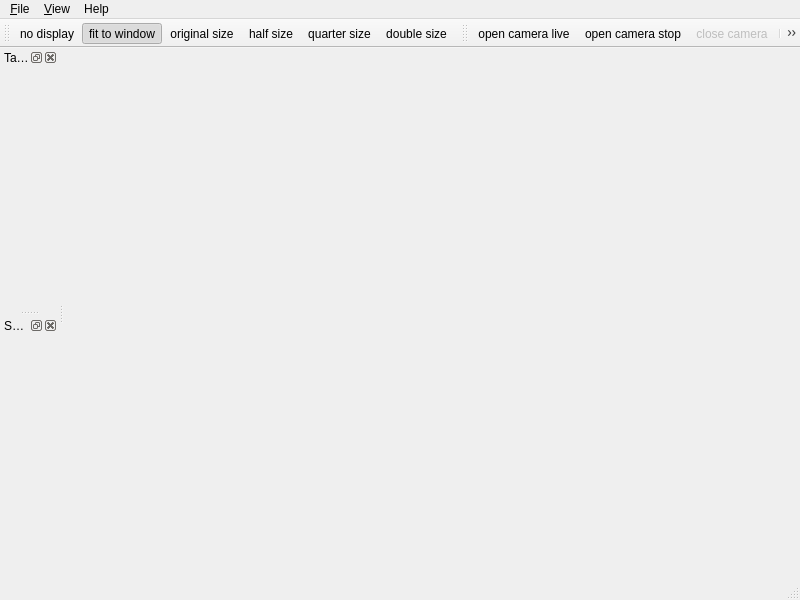
<?xml version="1.0" encoding="UTF-8"?>
<ui version="4.0">
 <class>MainviewClass</class>
 <widget class="QMainWindow" name="MainviewClass">
  <property name="enabled">
   <bool>true</bool>
  </property>
  <property name="geometry">
   <rect>
    <x>0</x>
    <y>0</y>
    <width>800</width>
    <height>600</height>
   </rect>
  </property>
  <property name="windowTitle">
   <string>CPS Client</string>
  </property>
  <property name="windowIcon">
   <iconset resource="../mainview.qrc">
    <normaloff>:/new/prefix1/images/ueye_logo.png</normaloff>:/new/prefix1/images/ueye_logo.png</iconset>
  </property>
  <property name="autoFillBackground">
   <bool>false</bool>
  </property>
  <property name="toolButtonStyle">
   <enum>Qt::ToolButtonIconOnly</enum>
  </property>
  <widget class="QWidget" name="centralwidget"/>
  <widget class="QMenuBar" name="menubar">
   <property name="geometry">
    <rect>
     <x>0</x>
     <y>0</y>
     <width>800</width>
     <height>28</height>
    </rect>
   </property>
   <widget class="QMenu" name="menu_File">
    <property name="title">
     <string>&amp;File</string>
    </property>
    <widget class="QMenu" name="menuLoad_parameter">
     <property name="title">
      <string>&amp;load parameter</string>
     </property>
     <addaction name="actionLoadParamsFromFile"/>
     <addaction name="actionLoadParameterSet"/>
    </widget>
    <widget class="QMenu" name="menuSave_parameter">
     <property name="title">
      <string>&amp;save parameter</string>
     </property>
     <addaction name="actionSaveParameterToFile"/>
     <addaction name="actionSaveParameterSet"/>
    </widget>
    <addaction name="menuLoad_parameter"/>
    <addaction name="menuSave_parameter"/>
    <addaction name="separator"/>
    <addaction name="actionSave_image"/>
    <addaction name="actionLoad_image"/>
    <addaction name="separator"/>
    <addaction name="actionExit"/>
   </widget>
   <widget class="QMenu" name="menu">
    <property name="title">
     <string>Help</string>
    </property>
    <addaction name="actionAbout"/>
    <addaction name="separator"/>
   </widget>
   <widget class="QMenu" name="menuView">
    <property name="title">
     <string>&amp;View</string>
    </property>
    <addaction name="actionDisplay"/>
    <addaction name="separator"/>
    <addaction name="actionView_Fit"/>
    <addaction name="actionOriginal_size"/>
    <addaction name="actionHalf_size"/>
    <addaction name="actionQuarter_size"/>
    <addaction name="actionDouble_size"/>
    <addaction name="separator"/>
    <addaction name="action"/>
    <addaction name="separator"/>
    <addaction name="actionHistogram"/>
    <addaction name="actionImageinfo"/>
   </widget>
   <addaction name="menu_File"/>
   <addaction name="menuView"/>
   <addaction name="menu"/>
  </widget>
  <widget class="QStatusBar" name="statusbar"/>
  <widget class="QToolBar" name="toolBar_display">
   <property name="windowTitle">
    <string>toolBar_2</string>
   </property>
   <attribute name="toolBarArea">
    <enum>TopToolBarArea</enum>
   </attribute>
   <attribute name="toolBarBreak">
    <bool>false</bool>
   </attribute>
   <addaction name="actionDisplay"/>
   <addaction name="actionView_Fit"/>
   <addaction name="actionOriginal_size"/>
   <addaction name="actionHalf_size"/>
   <addaction name="actionQuarter_size"/>
   <addaction name="actionDouble_size"/>
  </widget>
  <widget class="QToolBar" name="toolBar">
   <property name="windowTitle">
    <string>toolBar</string>
   </property>
   <attribute name="toolBarArea">
    <enum>TopToolBarArea</enum>
   </attribute>
   <attribute name="toolBarBreak">
    <bool>false</bool>
   </attribute>
   <addaction name="actionOpenCamera"/>
   <addaction name="actionOpenCameraStop"/>
   <addaction name="actionCloseCamera"/>
   <addaction name="separator"/>
   <addaction name="actionSave_image"/>
   <addaction name="actionLoad_image"/>
   <addaction name="actionProperties"/>
   <addaction name="actionImageinfo"/>
  </widget>
  <widget class="QDockWidget" name="dockWidget">
   <property name="acceptDrops">
    <bool>true</bool>
   </property>
   <property name="toolTip">
    <string>Task List</string>
   </property>
   <property name="autoFillBackground">
    <bool>true</bool>
   </property>
   <property name="windowTitle">
    <string>Task List</string>
   </property>
   <attribute name="dockWidgetArea">
    <number>1</number>
   </attribute>
   <widget class="QWidget" name="dockWidgetContents"/>
  </widget>
  <widget class="QDockWidget" name="dockWidget_2">
   <property name="acceptDrops">
    <bool>true</bool>
   </property>
   <property name="windowIcon">
    <iconset>
     <normaloff>../images/ids_logo.png</normaloff>../images/ids_logo.png</iconset>
   </property>
   <property name="toolTip">
    <string>Sensor Status</string>
   </property>
   <property name="windowTitle">
    <string>Sensor Status</string>
   </property>
   <attribute name="dockWidgetArea">
    <number>1</number>
   </attribute>
   <widget class="QWidget" name="dockWidgetContents_2"/>
  </widget>
  <action name="actionOpenCamera">
   <property name="enabled">
    <bool>true</bool>
   </property>
   <property name="icon">
    <iconset resource="../mainview.qrc">
     <normaloff>:/new/prefix1/images/openplay.png</normaloff>:/new/prefix1/images/openplay.png</iconset>
   </property>
   <property name="text">
    <string>&amp;open camera live</string>
   </property>
   <property name="toolTip">
    <string>open a uEye and start live</string>
   </property>
   <property name="statusTip">
    <string>open a uEye</string>
   </property>
  </action>
  <action name="actionCloseCamera">
   <property name="enabled">
    <bool>false</bool>
   </property>
   <property name="icon">
    <iconset resource="../mainview.qrc">
     <normaloff>:/new/prefix1/images/camclose.png</normaloff>:/new/prefix1/images/camclose.png</iconset>
   </property>
   <property name="text">
    <string>&amp;close camera</string>
   </property>
   <property name="toolTip">
    <string>close a uEye</string>
   </property>
   <property name="statusTip">
    <string>close a uEye</string>
   </property>
  </action>
  <action name="actionSave_image">
   <property name="enabled">
    <bool>true</bool>
   </property>
   <property name="icon">
    <iconset resource="../mainview.qrc">
     <normaloff>:/new/prefix1/images/save.png</normaloff>:/new/prefix1/images/save.png</iconset>
   </property>
   <property name="text">
    <string>save &amp;image</string>
   </property>
  </action>
  <action name="actionAbout">
   <property name="icon">
    <iconset resource="../mainview.qrc">
     <normaloff>:/new/prefix1/images/info.png</normaloff>:/new/prefix1/images/info.png</iconset>
   </property>
   <property name="text">
    <string>&amp;about cps Demo</string>
   </property>
  </action>
  <action name="actionExit">
   <property name="icon">
    <iconset resource="../mainview.qrc">
     <normaloff>:/new/prefix1/images/exit.png</normaloff>:/new/prefix1/images/exit.png</iconset>
   </property>
   <property name="text">
    <string>&amp;exit</string>
   </property>
   <property name="toolTip">
    <string>close the client</string>
   </property>
   <property name="statusTip">
    <string>close the client</string>
   </property>
   <property name="shortcut">
    <string>Alt+Q</string>
   </property>
  </action>
  <action name="actionSnapshot">
   <property name="enabled">
    <bool>true</bool>
   </property>
   <property name="icon">
    <iconset resource="../mainview.qrc">
     <normaloff>:/new/prefix1/images/media_pause.png</normaloff>:/new/prefix1/images/media_pause.png</iconset>
   </property>
   <property name="text">
    <string>&amp;Snapshot</string>
   </property>
   <property name="shortcut">
    <string>Alt+S</string>
   </property>
  </action>
  <action name="actionLive">
   <property name="checkable">
    <bool>true</bool>
   </property>
   <property name="enabled">
    <bool>true</bool>
   </property>
   <property name="icon">
    <iconset resource="../mainview.qrc">
     <normaloff>:/new/prefix1/images/media_play.png</normaloff>:/new/prefix1/images/media_play.png</iconset>
   </property>
   <property name="text">
    <string>Start &amp;live</string>
   </property>
   <property name="toolTip">
    <string>Start/Stop live capture</string>
   </property>
   <property name="shortcut">
    <string>Alt+L</string>
   </property>
  </action>
  <action name="actionMonochrome">
   <property name="checkable">
    <bool>true</bool>
   </property>
   <property name="text">
    <string>monochrome</string>
   </property>
  </action>
  <action name="actionColor">
   <property name="checkable">
    <bool>true</bool>
   </property>
   <property name="text">
    <string>color</string>
   </property>
  </action>
  <action name="actionDisplay">
   <property name="checkable">
    <bool>true</bool>
   </property>
   <property name="enabled">
    <bool>true</bool>
   </property>
   <property name="icon">
    <iconset resource="../mainview.qrc">
     <normaloff>:/new/prefix2/images/display_no.png</normaloff>:/new/prefix2/images/display_no.png</iconset>
   </property>
   <property name="text">
    <string>&amp;no display</string>
   </property>
  </action>
  <action name="actionProperties">
   <property name="enabled">
    <bool>true</bool>
   </property>
   <property name="icon">
    <iconset resource="../mainview.qrc">
     <normaloff>:/new/prefix1/images/properties.png</normaloff>:/new/prefix1/images/properties.png</iconset>
   </property>
   <property name="text">
    <string>&amp;Properties</string>
   </property>
  </action>
  <action name="actionView_Fit">
   <property name="checkable">
    <bool>true</bool>
   </property>
   <property name="checked">
    <bool>true</bool>
   </property>
   <property name="enabled">
    <bool>true</bool>
   </property>
   <property name="icon">
    <iconset resource="../mainview.qrc">
     <normaloff>:/new/prefix2/images/display_fit.png</normaloff>:/new/prefix2/images/display_fit.png</iconset>
   </property>
   <property name="text">
    <string>&amp;fit to window</string>
   </property>
  </action>
  <action name="actionTrigger">
   <property name="checkable">
    <bool>true</bool>
   </property>
   <property name="text">
    <string>&amp;use HW trigger</string>
   </property>
  </action>
  <action name="actionOriginal_size">
   <property name="checkable">
    <bool>true</bool>
   </property>
   <property name="enabled">
    <bool>true</bool>
   </property>
   <property name="icon">
    <iconset resource="../mainview.qrc">
     <normaloff>:/new/prefix2/images/display_1-1.png</normaloff>:/new/prefix2/images/display_1-1.png</iconset>
   </property>
   <property name="text">
    <string>&amp;original size</string>
   </property>
  </action>
  <action name="actionHalf_size">
   <property name="checkable">
    <bool>true</bool>
   </property>
   <property name="enabled">
    <bool>true</bool>
   </property>
   <property name="icon">
    <iconset resource="../mainview.qrc">
     <normaloff>:/new/prefix2/images/display_1-2.png</normaloff>:/new/prefix2/images/display_1-2.png</iconset>
   </property>
   <property name="text">
    <string>&amp;half size</string>
   </property>
  </action>
  <action name="actionQuarter_size">
   <property name="checkable">
    <bool>true</bool>
   </property>
   <property name="enabled">
    <bool>true</bool>
   </property>
   <property name="icon">
    <iconset resource="../mainview.qrc">
     <normaloff>:/new/prefix2/images/display_1-4.png</normaloff>:/new/prefix2/images/display_1-4.png</iconset>
   </property>
   <property name="text">
    <string>&amp;quarter size</string>
   </property>
  </action>
  <action name="actionDouble_size">
   <property name="checkable">
    <bool>true</bool>
   </property>
   <property name="enabled">
    <bool>true</bool>
   </property>
   <property name="icon">
    <iconset resource="../mainview.qrc">
     <normaloff>:/new/prefix2/images/display_2-1.png</normaloff>:/new/prefix2/images/display_2-1.png</iconset>
   </property>
   <property name="text">
    <string>&amp;double size</string>
   </property>
  </action>
  <action name="actionForceCameralist">
   <property name="checkable">
    <bool>true</bool>
   </property>
   <property name="text">
    <string>&amp;force cameralist</string>
   </property>
  </action>
  <action name="actionUseErrorReport">
   <property name="checkable">
    <bool>true</bool>
   </property>
   <property name="text">
    <string>use API &amp;error report</string>
   </property>
   <property name="toolTip">
    <string>api error report</string>
   </property>
  </action>
  <action name="actionImageinfo">
   <property name="checkable">
    <bool>true</bool>
   </property>
   <property name="icon">
    <iconset resource="../mainview.qrc">
     <normaloff>:/new/prefix1/images/imageplus.png</normaloff>:/new/prefix1/images/imageplus.png</iconset>
   </property>
   <property name="text">
    <string>&amp;Imageinfo</string>
   </property>
   <property name="toolTip">
    <string>show/hide additional image infos</string>
   </property>
  </action>
  <action name="actionOpenCameraStop">
   <property name="icon">
    <iconset resource="../mainview.qrc">
     <normaloff>:/new/prefix1/images/openstop.png</normaloff>:/new/prefix1/images/openstop.png</iconset>
   </property>
   <property name="text">
    <string>ope&amp;n camera stop</string>
   </property>
   <property name="toolTip">
    <string>open a uEye stopped</string>
   </property>
  </action>
  <action name="action">
   <property name="checkable">
    <bool>true</bool>
   </property>
   <property name="enabled">
    <bool>false</bool>
   </property>
   <property name="icon">
    <iconset resource="../mainview.qrc">
     <normaloff>:/new/prefix1/images/display_rate_limit.png</normaloff>:/new/prefix1/images/display_rate_limit.png</iconset>
   </property>
   <property name="text">
    <string>&amp;limit display rate</string>
   </property>
  </action>
  <action name="actionResetCamera">
   <property name="text">
    <string>&amp;Reset to defaults</string>
   </property>
   <property name="toolTip">
    <string>resets the camera to its default parameters</string>
   </property>
  </action>
  <action name="actionLoadParamsFromFile">
   <property name="text">
    <string>&amp;from file...</string>
   </property>
   <property name="toolTip">
    <string>load camera parameter from a configuration file</string>
   </property>
  </action>
  <action name="actionLoadParameterSet">
   <property name="text">
    <string>&amp;Parameter set</string>
   </property>
   <property name="toolTip">
    <string>load camera parameter from camera set 1</string>
   </property>
  </action>
  <action name="actionLoadParameterSet2">
   <property name="text">
    <string>Parameter set 2</string>
   </property>
   <property name="toolTip">
    <string>load camera parameter from camera set 2</string>
   </property>
  </action>
  <action name="actionSaveParameterToFile">
   <property name="text">
    <string>&amp;to file...</string>
   </property>
   <property name="toolTip">
    <string>save camera parameter to camera configuration file</string>
   </property>
  </action>
  <action name="actionSaveParameterSet">
   <property name="text">
    <string>&amp;Parameter set</string>
   </property>
   <property name="toolTip">
    <string>save camera parameter to camera set 1</string>
   </property>
  </action>
  <action name="actionSaveParameterSet2">
   <property name="text">
    <string>Parameter set 2</string>
   </property>
   <property name="toolTip">
    <string>save camera parameter to camera set 2</string>
   </property>
  </action>
  <action name="actionLoad_image">
   <property name="enabled">
    <bool>true</bool>
   </property>
   <property name="icon">
    <iconset resource="../mainview.qrc">
     <normaloff>:/new/prefix1/images/load_image.png</normaloff>:/new/prefix1/images/load_image.png</iconset>
   </property>
   <property name="text">
    <string>l&amp;oad image</string>
   </property>
  </action>
  <action name="actionHistogram">
   <property name="checkable">
    <bool>true</bool>
   </property>
   <property name="text">
    <string>Histogram</string>
   </property>
   <property name="toolTip">
    <string>Histogram</string>
   </property>
  </action>
 </widget>
 <resources>
  <include location="../mainview.qrc"/>
 </resources>
 <connections/>
</ui>
